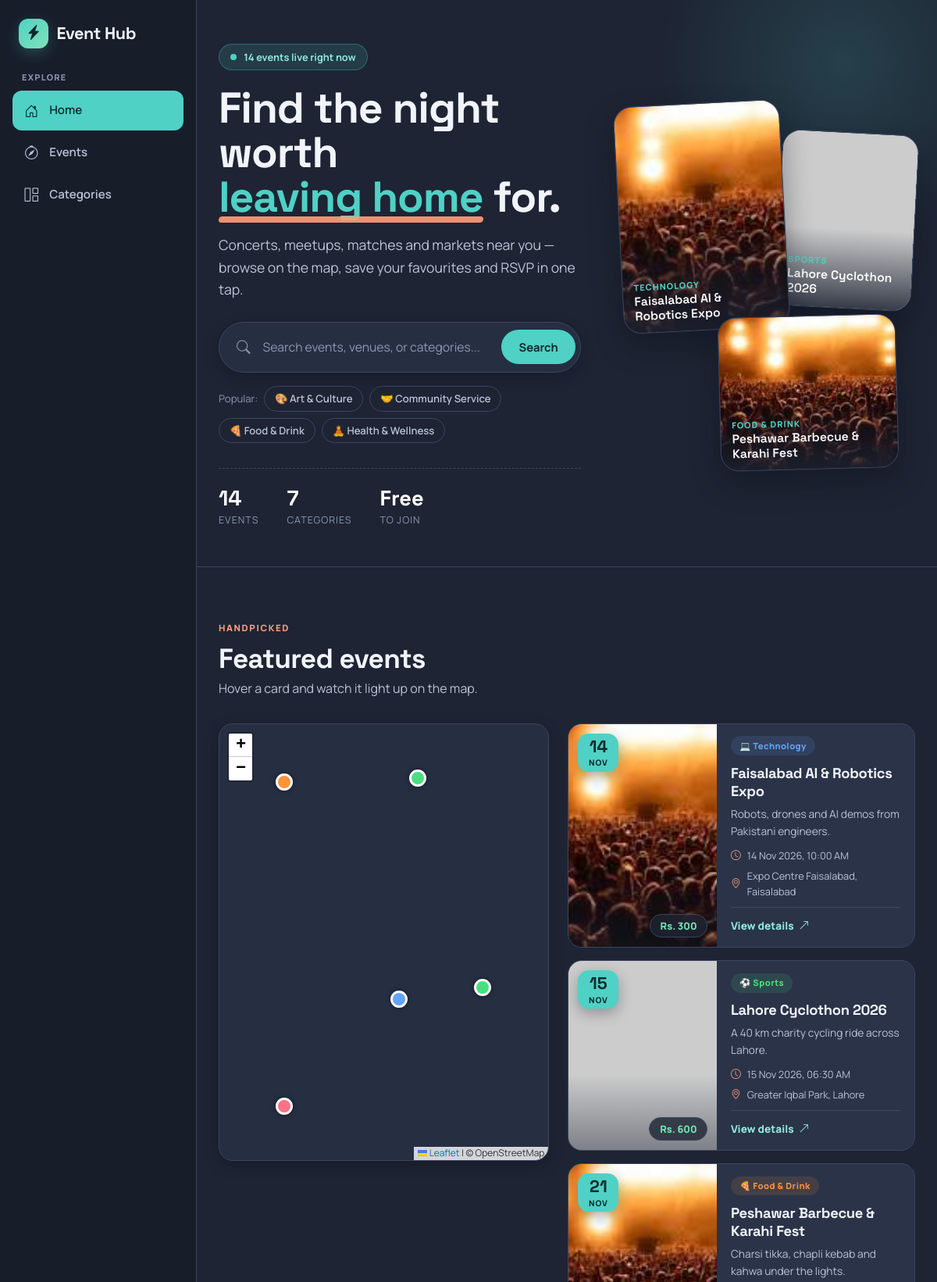
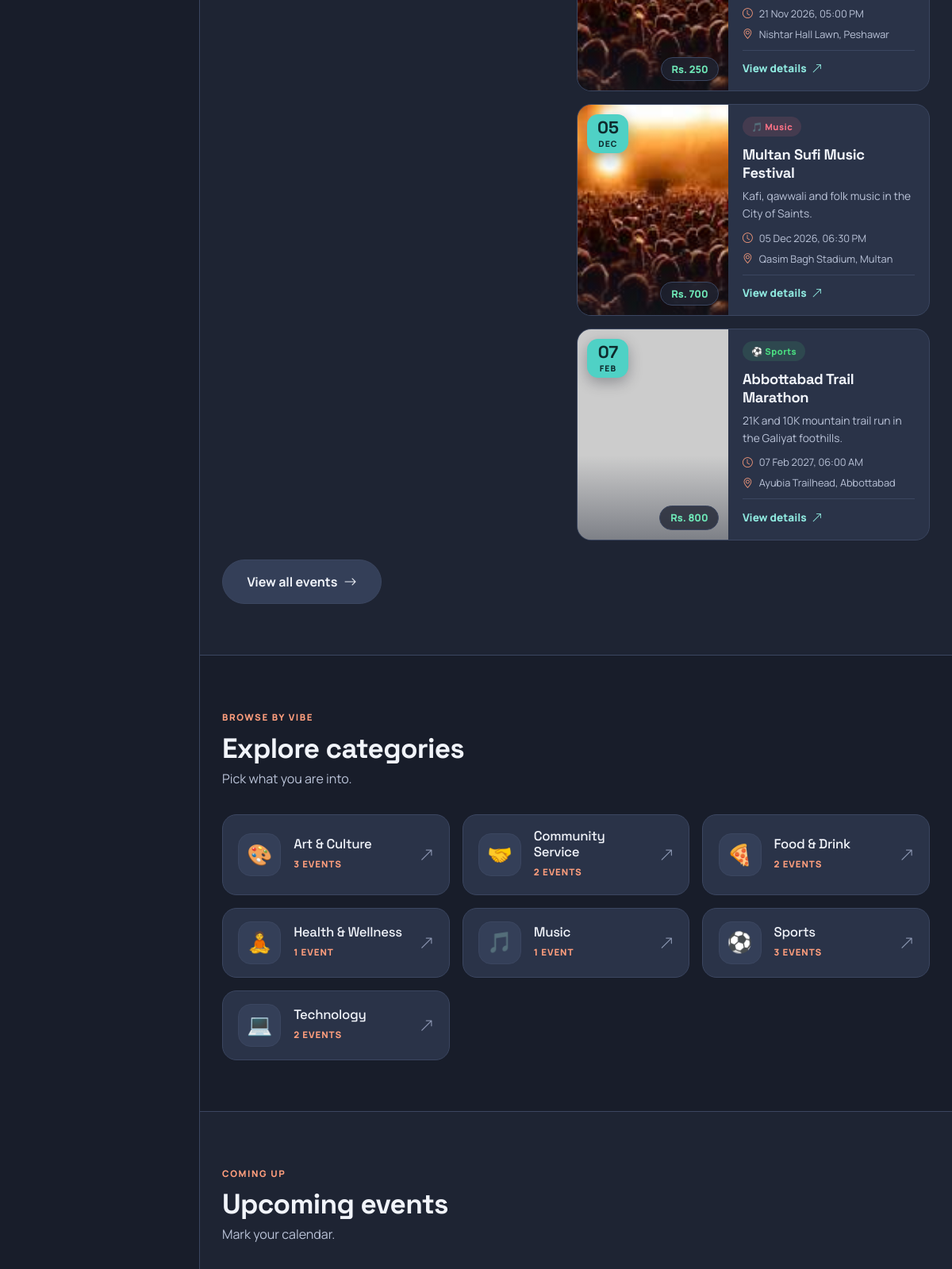
The page / (upper part) on the database its author committed (2 pictures, top to bottom).
### tables this page shows
CREATE TABLE categories (
  id INT AUTO_INCREMENT PRIMARY KEY,
  name VARCHAR(80) NOT NULL,
  color VARCHAR(10) DEFAULT '#6f42c1'
);

CREATE TABLE events (
  id INT AUTO_INCREMENT PRIMARY KEY,
  title VARCHAR(200) NOT NULL,
  category_id INT NOT NULL,
  short_desc VARCHAR(255),
  description TEXT,
  venue VARCHAR(150),
  address VARCHAR(255),
  city VARCHAR(80),
  lat DECIMAL(10,7) NOT NULL,
  lng DECIMAL(10,7) NOT NULL,
  event_date DATE NOT NULL,
  event_time TIME,
  price DECIMAL(10,2) DEFAULT 0,
  organizer_name VARCHAR(120),
  organizer_contact VARCHAR(150),
  image VARCHAR(255) DEFAULT 'images/default.jpg',
  is_featured TINYINT DEFAULT 0,
  status ENUM('pending','approved','rejected') DEFAULT 'pending',
  created_by INT NULL,
  created_at TIMESTAMP DEFAULT CURRENT_TIMESTAMP,
  FOREIGN KEY (category_id) REFERENCES categories(id)
);

### includes/event_card.php (the view, shortened to what this page needs)
<?php
$cc = e($ev['color']); $ts = strtotime($ev['event_date']); ?>
<article class="event-card card" data-id="<?= $ev['id'] ?>">
  <a class="event-card-media" href="<?= BASE_URL ?>event.php?id=<?= $ev['id'] ?>" tabindex="-1" aria-hidden="true">
    <?= img_tag($ev['image'], $ev['title'] . ' - ' . $ev['cat'] . ' event', 'class="event-card-img" width="800" height="500"', event_fallback($ev['id'])) ?>
    <span class="event-date-badge"><b><?= date('d', $ts) ?></b><small><?= date('M', $ts) ?></small></span>
    <span class="event-price-pill"><?= price_text($ev['price']) ?></span>
  </a>
  <div class="event-card-body card-body">
    <div class="event-card-tags">
      <span class="event-card-category" style="background:<?= $cc ?>1f;color:<?= $cc ?>"><?= cat_icon($ev['cat']) ?> <?= e($ev['cat']) ?></span>
    </div>
    <h3 class="event-card-title"><a href="<?= BASE_URL ?>event.php?id=<?= $ev['id'] ?>"><?= e($ev['title']) ?></a></h3>
    <p class="event-card-desc"><?= e($ev['short_desc']) ?></p>
    <div class="event-card-meta">
      <span><i class="bi bi-clock"></i> <?= date_text($ev['event_date'], $ev['event_time']) ?></span>
      <span><i class="bi bi-geo-alt"></i> <?= e($ev['venue']) ?>, <?= e($ev['city']) ?></span>
    </div>
    <div class="event-card-footer">
      <a href="<?= BASE_URL ?>event.php?id=<?= $ev['id'] ?>" class="event-card-link">View details <i class="bi bi-arrow-up-right"></i></a>
    </div>
  </div>
</article>

### index.php (shortened to what this page needs)
<?php
require 'includes/functions.php';
$featured = get_events("AND e.is_featured=1 ORDER BY e.event_date LIMIT 6");
$upcoming = get_events("AND e.event_date >= CURDATE() ORDER BY e.event_date LIMIT 6");
$cats = get_categories_with_counts();
include 'includes/header.php';
?>
<?php
$totalEvents = array_sum(array_column($cats, 'total'));
$tiles = array_slice($featured ?: $upcoming, 0, 3);
?>
<section class="hero">
  <div class="container hero-grid">
    <div class="hero-copy">
      <span class="eyebrow"><span class="live-dot"></span> <?= (int)$totalEvents ?> events live right now</span>
      <h1>Find the night<br>worth <em>leaving home</em> for.</h1>
      <p>Concerts, meetups, matches and markets near you &mdash; browse on the map, save your favourites and RSVP in one tap.</p>
      <form class="hero-search" action="events.php">
        <i class="bi bi-search"></i>
        <input type="text" name="q" placeholder="Search events, venues, or categories..." aria-label="Search events">
        <button class="btn btn-primary">Search</button>
      </form>
      <div class="hero-quick">
        <span>Popular:</span>
        <?php foreach (array_slice($cats, 0, 4) as $c): ?>
          <a href="events.php?cat[]=<?= $c['id'] ?>"><?= cat_icon($c['name']) ?> <?= e($c['name']) ?></a>
        <?php endforeach; ?>
      </div>
      <div class="hero-stats">
        <div><b><?= (int)$totalEvents ?></b><small>Events</small></div>
        <div><b><?= count($cats) ?></b><small>Categories</small></div>
        <div><b>Free</b><small>to join</small></div>
      </div>
    </div>
    <div class="hero-collage" aria-hidden="false">
      <?php foreach ($tiles as $n => $ev): ?>
        <a href="event.php?id=<?= $ev['id'] ?>" class="collage-tile t<?= $n + 1 ?>">
          <?= img_tag($ev['image'], $ev['title'], 'width="600" height="700"', event_fallback($ev['id'])) ?>
          <span class="collage-cap"><small><?= e($ev['cat']) ?></small><?= e($ev['title']) ?></span>
        </a>
      <?php endforeach; ?>
    </div>
  </div>
</section>
<section class="section">
  <div class="container">
    <div class="section-header"><span class="kicker">Handpicked</span><h2>Featured events</h2><p>Hover a card and watch it light up on the map.</p></div>
    <div class="featured-layout">
      <div class="sticky-map"><div id="map"></div></div>
      <div id="featBox">
        <div class="event-grid rows">
          <?php foreach ($featured as $ev): ?><?php include 'includes/event_card.php'; ?><?php endforeach; ?>
        </div>
      </div>
    </div>
    <div class="mt-4"><a href="events.php" class="btn btn-secondary btn-lg">View all events <i class="bi bi-arrow-right"></i></a></div>
  </div>
</section>
<section class="section section-alt">
  <div class="container">
    <div class="section-header"><span class="kicker">Browse by vibe</span><h2>Explore categories</h2><p>Pick what you are into.</p></div>
    <div class="category-grid">
      <?php foreach ($cats as $c): ?>
        <a href="events.php?cat[]=<?= $c['id'] ?>" class="category-card card">
          <div class="category-card-icon"><?= cat_icon($c['name']) ?></div>
          <div class="category-card-text">
            <h3><?= e($c['name']) ?></h3>
            <span class="category-card-count"><?= $c['total'] ?> event<?= $c['total'] != 1 ? 's' : '' ?></span>
          </div>
          <i class="bi bi-arrow-up-right category-card-go"></i>
        </a>
      <?php endforeach; ?>
    </div>
  </div>
</section>
<section class="section">
  <div class="container">
    <div class="section-header"><span class="kicker">Coming up</span><h2>Upcoming events</h2><p>Mark your calendar.</p></div>
      <?php foreach ($upcoming as $ev): ?><?php include 'includes/event_card.php'; ?><?php endforeach; ?>
  </div>
</section>
<?php include 'includes/footer.php'; ?>

### includes/functions.php (shortened to what this page needs)
<?php
require_once __DIR__ . '/../config/db.php';
function e($s) { return htmlspecialchars($s ?? '', ENT_QUOTES, 'UTF-8'); }
function cat_icon($name) {
    $i = ['music' => '🎵', 'sports' => '⚽', 'technology' => '💻', 'art & culture' => '🎨', 'food & drink' => '🍕',
          'health & wellness' => '🧘', 'community service' => '🤝', 'community' => '🤝'];
    return $i[strtolower($name)] ?? '📅';
}
function get_categories_with_counts() {
    global $pdo;
    return $pdo->query("SELECT c.*, COUNT(e.id) AS total FROM categories c
        LEFT JOIN events e ON e.category_id=c.id AND e.status='approved' GROUP BY c.id, c.name, c.color ORDER BY c.name")->fetchAll();
}
function price_text($p) { return $p > 0 ? 'Rs. ' . number_format($p) : 'Free'; }
function date_text($d, $t) { return date('d M Y', strtotime($d)) . ($t ? ', ' . date('h:i A', strtotime($t)) : ''); }
function img_src($p) { return preg_match('#^https?://#', $p) ? $p : BASE_URL . $p; }
function img_tag($path, $alt, $attrs = '', $fallback = 'images/default.jpg') {
    return '<img src="' . e(img_src($path)) . '" alt="' . e($alt) . '" loading="lazy" ' . $attrs .
           ' onerror="this.onerror=null;this.src=\'' . BASE_URL . $fallback . '\'">';
}
function event_fallback($id) { return file_exists(__DIR__ . "/../images/event$id.jpg") ? "images/event$id.jpg" : 'images/default.jpg'; }
function get_events($extra = '', $params = []) {
    global $pdo;
    $st = $pdo->prepare("SELECT e.*, c.name AS cat, c.color FROM events e
        JOIN categories c ON c.id = e.category_id WHERE e.status='approved' $extra");
    $st->execute($params);
    return $st->fetchAll();
}

### rows shown on the page
categories: name "🎨", name "Art & Culture", total "3", shows "S"
categories: name "🤝", name "Community Service", total "2"
categories: name "🍕", name "Food & Drink", total "2", shows "S"
categories: name "🧘", name "Health & Wellness", total "1"
events: category.name "TECHNOLOGY", title "Faisalabad AI & Robotics Expo", event_date "14", event_date "NOV", price "Rs. 300", category.name "💻", category.name "Technology", short_desc "Robots, drones and AI demos from Pakistani engineers.", date_text($ev['event_date'], $ev['event_time']) "14 Nov 2026, 10:00 AM", venue "Expo Centre Faisalabad", city "Faisalabad"
events: category.name "SPORTS", title "Lahore Cyclothon 2026", event_date "15", event_date "NOV", price "Rs. 600", category.name "⚽", category.name "Sports", short_desc "A 40 km charity cycling ride across Lahore.", date_text($ev['event_date'], $ev['event_time']) "15 Nov 2026, 06:30 AM", venue "Greater Iqbal Park", city "Lahore"
events: category.name "FOOD & DRINK", title "Peshawar Barbecue & Karahi Fest", event_date "21", event_date "NOV", price "Rs. 250", category.name "🍕", category.name "Food & Drink", short_desc "Charsi tikka, chapli kebab and kahwa under the lights.", date_text($ev['event_date'], $ev['event_time']) "21 Nov 2026, 05:00 PM", venue "Nishtar Hall Lawn", city "Peshawar"
events: event_date "05", event_date "DEC", price "Rs. 700", category.name "🎵", category.name "Music", title "Multan Sufi Music Festival", short_desc "Kafi, qawwali and folk music in the City of Saints.", date_text($ev['event_date'], $ev['event_time']) "05 Dec 2026, 06:30 PM", venue "Qasim Bagh Stadium", city "Multan"
events: event_date "07", event_date "FEB", price "Rs. 800", category.name "⚽", category.name "Sports", title "Abbottabad Trail Marathon", short_desc "21K and 10K mountain trail run in the Galiyat foothills.", date_text($ev['event_date'], $ev['event_time']) "07 Feb 2027, 06:00 AM", venue "Ayubia Trailhead", city "Abbottabad"
categories: name "🎵", name "Music", total "1"
categories: name "⚽", name "Sports", total "3"
categories: name "💻", name "Technology", total "2", shows "S"

### other values the page prints
SITE_NAME "Event Hub"
$totalEvents "14"
count($cats) "7"
